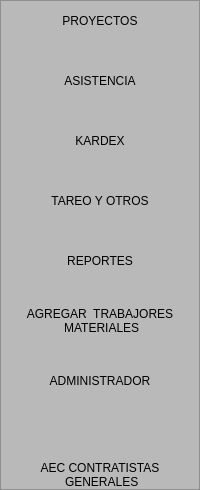
        <widget class="QFrame" name="frame_lateral">
         <property name="minimumSize">
          <size>
           <width>200</width>
           <height>0</height>
          </size>
         </property>
         <property name="maximumSize">
          <size>
           <width>0</width>
           <height>16777215</height>
          </size>
         </property>
         <property name="toolTipDuration">
          <number>-1</number>
         </property>
         <property name="layoutDirection">
          <enum>Qt::LeftToRight</enum>
         </property>
         <property name="autoFillBackground">
          <bool>false</bool>
         </property>
         <property name="styleSheet">
          <string notr="true">QFrame{
	background-color: rgb(185, 185, 185);
}
QPushButton{
background-color: rgb(185, 185, 185);
font: 75 12pt &quot;Arial Narrow&quot;;
border-radius:10px;
}

QPushButton:hover{
background-color: white;
border-radius:10px;

font: 75 12pt &quot;Arial Narrow&quot;;
}</string>
         </property>
         <property name="frameShape">
          <enum>QFrame::StyledPanel</enum>
         </property>
         <property name="frameShadow">
          <enum>QFrame::Plain</enum>
         </property>
         <property name="lineWidth">
          <number>0</number>
         </property>
         <layout class="QVBoxLayout" name="verticalLayout_2">
          <property name="spacing">
           <number>20</number>
          </property>
          <property name="leftMargin">
           <number>0</number>
          </property>
          <property name="topMargin">
           <number>0</number>
          </property>
          <property name="rightMargin">
           <number>0</number>
          </property>
          <property name="bottomMargin">
           <number>0</number>
          </property>
          <item>
           <widget class="QPushButton" name="btn_proyectos">
            <property name="minimumSize">
             <size>
              <width>0</width>
              <height>40</height>
             </size>
            </property>
            <property name="styleSheet">
             <string notr="true"/>
            </property>
            <property name="text">
             <string>PROYECTOS</string>
            </property>
            <property name="iconSize">
             <size>
              <width>48</width>
              <height>48</height>
             </size>
            </property>
           </widget>
          </item>
          <item>
           <widget class="QPushButton" name="btn_asistencia">
            <property name="minimumSize">
             <size>
              <width>0</width>
              <height>40</height>
             </size>
            </property>
            <property name="styleSheet">
             <string notr="true"/>
            </property>
            <property name="text">
             <string>ASISTENCIA</string>
            </property>
            <property name="iconSize">
             <size>
              <width>32</width>
              <height>32</height>
             </size>
            </property>
           </widget>
          </item>
          <item>
           <widget class="QPushButton" name="btn_kardex">
            <property name="minimumSize">
             <size>
              <width>0</width>
              <height>40</height>
             </size>
            </property>
            <property name="styleSheet">
             <string notr="true"/>
            </property>
            <property name="text">
             <string>KARDEX</string>
            </property>
            <property name="iconSize">
             <size>
              <width>32</width>
              <height>32</height>
             </size>
            </property>
           </widget>
          </item>
          <item>
           <widget class="QPushButton" name="btn_pagos">
            <property name="minimumSize">
             <size>
              <width>0</width>
              <height>40</height>
             </size>
            </property>
            <property name="styleSheet">
             <string notr="true"/>
            </property>
            <property name="text">
             <string>TAREO Y OTROS</string>
            </property>
            <property name="iconSize">
             <size>
              <width>32</width>
              <height>32</height>
             </size>
            </property>
           </widget>
          </item>
          <item>
           <widget class="QPushButton" name="btn_reportes">
            <property name="minimumSize">
             <size>
              <width>0</width>
              <height>40</height>
             </size>
            </property>
            <property name="styleSheet">
             <string notr="true"/>
            </property>
            <property name="text">
             <string>REPORTES</string>
            </property>
            <property name="iconSize">
             <size>
              <width>32</width>
              <height>32</height>
             </size>
            </property>
           </widget>
          </item>
          <item>
           <widget class="QPushButton" name="btn_registro">
            <property name="minimumSize">
             <size>
              <width>0</width>
              <height>40</height>
             </size>
            </property>
            <property name="toolTipDuration">
             <number>0</number>
            </property>
            <property name="styleSheet">
             <string notr="true"/>
            </property>
            <property name="text">
             <string>AGREGAR  TRABAJORES 
 MATERIALES</string>
            </property>
            <property name="iconSize">
             <size>
              <width>32</width>
              <height>32</height>
             </size>
            </property>
            <property name="default">
             <bool>false</bool>
            </property>
           </widget>
          </item>
          <item>
           <widget class="QPushButton" name="btn_admin">
            <property name="minimumSize">
             <size>
              <width>0</width>
              <height>40</height>
             </size>
            </property>
            <property name="styleSheet">
             <string notr="true"/>
            </property>
            <property name="text">
             <string>ADMINISTRADOR</string>
            </property>
            <property name="iconSize">
             <size>
              <width>32</width>
              <height>32</height>
             </size>
            </property>
           </widget>
          </item>
          <item>
           <spacer name="verticalSpacer">
            <property name="orientation">
             <enum>Qt::Vertical</enum>
            </property>
            <property name="sizeHint" stdset="0">
             <size>
              <width>20</width>
              <height>40</height>
             </size>
            </property>
           </spacer>
          </item>
          <item>
           <widget class="QLabel" name="label_2">
            <property name="styleSheet">
             <string notr="true">font: 75 12pt &quot;MS Shell Dlg 2&quot;;</string>
            </property>
            <property name="text">
             <string>AEC CONTRATISTAS 
 GENERALES</string>
            </property>
            <property name="alignment">
             <set>Qt::AlignCenter</set>
            </property>
           </widget>
          </item>
         </layout>
        </widget>
